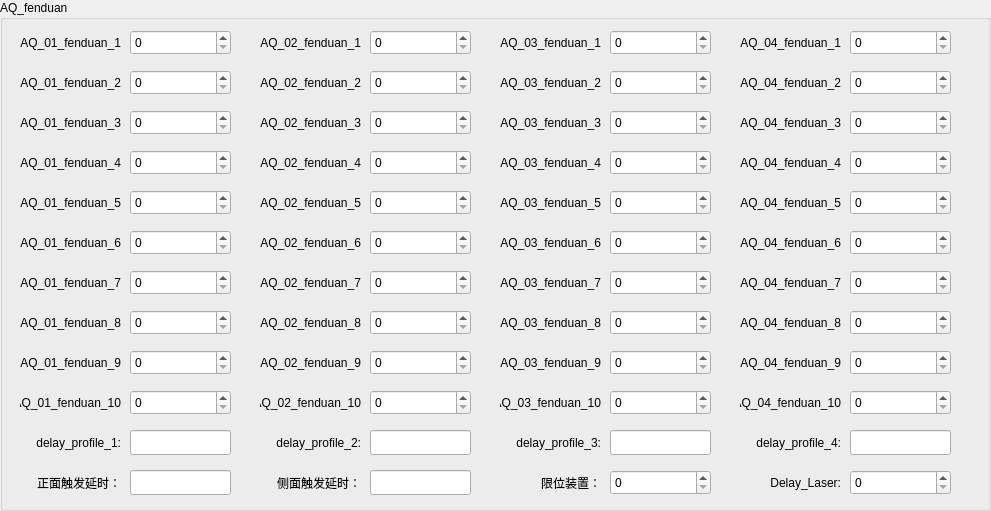
  <widget class="QGroupBox" name="groupBox">
   <property name="geometry">
    <rect>
     <x>20</x>
     <y>160</y>
     <width>991</width>
     <height>511</height>
    </rect>
   </property>
   <property name="title">
    <string>AQ_fenduan</string>
   </property>
   <widget class="QLabel" name="label_52">
    <property name="geometry">
     <rect>
      <x>740</x>
      <y>350</y>
      <width>101</width>
      <height>25</height>
     </rect>
    </property>
    <property name="text">
     <string>AQ_04_fenduan_9</string>
    </property>
    <property name="alignment">
     <set>Qt::AlignRight|Qt::AlignTrailing|Qt::AlignVCenter</set>
    </property>
   </widget>
   <widget class="QLabel" name="label_38">
    <property name="geometry">
     <rect>
      <x>500</x>
      <y>270</y>
      <width>101</width>
      <height>25</height>
     </rect>
    </property>
    <property name="text">
     <string>AQ_03_fenduan_7</string>
    </property>
    <property name="alignment">
     <set>Qt::AlignRight|Qt::AlignTrailing|Qt::AlignVCenter</set>
    </property>
   </widget>
   <widget class="QLabel" name="label_44">
    <property name="geometry">
     <rect>
      <x>740</x>
      <y>390</y>
      <width>101</width>
      <height>25</height>
     </rect>
    </property>
    <property name="text">
     <string>AQ_04_fenduan_10</string>
    </property>
    <property name="alignment">
     <set>Qt::AlignRight|Qt::AlignTrailing|Qt::AlignVCenter</set>
    </property>
   </widget>
   <widget class="QSpinBox" name="AQ_01_fenduan_3_edit">
    <property name="geometry">
     <rect>
      <x>130</x>
      <y>110</y>
      <width>101</width>
      <height>25</height>
     </rect>
    </property>
    <property name="maximum">
     <number>1000000000</number>
    </property>
   </widget>
   <widget class="QSpinBox" name="AQ_02_fenduan_1_edit">
    <property name="geometry">
     <rect>
      <x>370</x>
      <y>30</y>
      <width>101</width>
      <height>25</height>
     </rect>
    </property>
    <property name="maximum">
     <number>1000000000</number>
    </property>
   </widget>
   <widget class="QLabel" name="label_20">
    <property name="geometry">
     <rect>
      <x>20</x>
      <y>230</y>
      <width>101</width>
      <height>25</height>
     </rect>
    </property>
    <property name="text">
     <string>AQ_01_fenduan_6</string>
    </property>
    <property name="alignment">
     <set>Qt::AlignRight|Qt::AlignTrailing|Qt::AlignVCenter</set>
    </property>
   </widget>
   <widget class="QLabel" name="label_49">
    <property name="geometry">
     <rect>
      <x>740</x>
      <y>150</y>
      <width>101</width>
      <height>25</height>
     </rect>
    </property>
    <property name="text">
     <string>AQ_04_fenduan_4</string>
    </property>
    <property name="alignment">
     <set>Qt::AlignRight|Qt::AlignTrailing|Qt::AlignVCenter</set>
    </property>
   </widget>
   <widget class="QSpinBox" name="AQ_04_fenduan_9_edit">
    <property name="geometry">
     <rect>
      <x>850</x>
      <y>350</y>
      <width>101</width>
      <height>25</height>
     </rect>
    </property>
    <property name="maximum">
     <number>1000000000</number>
    </property>
   </widget>
   <widget class="QLabel" name="label_14">
    <property name="geometry">
     <rect>
      <x>20</x>
      <y>70</y>
      <width>101</width>
      <height>25</height>
     </rect>
    </property>
    <property name="text">
     <string>AQ_01_fenduan_2</string>
    </property>
    <property name="alignment">
     <set>Qt::AlignRight|Qt::AlignTrailing|Qt::AlignVCenter</set>
    </property>
   </widget>
   <widget class="QLabel" name="label_16">
    <property name="geometry">
     <rect>
      <x>20</x>
      <y>150</y>
      <width>101</width>
      <height>25</height>
     </rect>
    </property>
    <property name="text">
     <string>AQ_01_fenduan_4</string>
    </property>
    <property name="alignment">
     <set>Qt::AlignRight|Qt::AlignTrailing|Qt::AlignVCenter</set>
    </property>
   </widget>
   <widget class="QSpinBox" name="AQ_04_fenduan_8_edit">
    <property name="geometry">
     <rect>
      <x>850</x>
      <y>310</y>
      <width>101</width>
      <height>25</height>
     </rect>
    </property>
    <property name="maximum">
     <number>1000000000</number>
    </property>
   </widget>
   <widget class="QSpinBox" name="AQ_03_fenduan_8_edit">
    <property name="geometry">
     <rect>
      <x>610</x>
      <y>310</y>
      <width>101</width>
      <height>25</height>
     </rect>
    </property>
    <property name="maximum">
     <number>1000000000</number>
    </property>
   </widget>
   <widget class="QLabel" name="label_36">
    <property name="geometry">
     <rect>
      <x>500</x>
      <y>190</y>
      <width>101</width>
      <height>25</height>
     </rect>
    </property>
    <property name="text">
     <string>AQ_03_fenduan_5</string>
    </property>
    <property name="alignment">
     <set>Qt::AlignRight|Qt::AlignTrailing|Qt::AlignVCenter</set>
    </property>
   </widget>
   <widget class="QSpinBox" name="AQ_03_fenduan_10_edit">
    <property name="geometry">
     <rect>
      <x>610</x>
      <y>390</y>
      <width>101</width>
      <height>25</height>
     </rect>
    </property>
    <property name="maximum">
     <number>1000000000</number>
    </property>
   </widget>
   <widget class="QLabel" name="label_32">
    <property name="geometry">
     <rect>
      <x>260</x>
      <y>230</y>
      <width>101</width>
      <height>25</height>
     </rect>
    </property>
    <property name="text">
     <string>AQ_02_fenduan_6</string>
    </property>
    <property name="alignment">
     <set>Qt::AlignRight|Qt::AlignTrailing|Qt::AlignVCenter</set>
    </property>
   </widget>
   <widget class="QSpinBox" name="AQ_02_fenduan_6_edit">
    <property name="geometry">
     <rect>
      <x>370</x>
      <y>230</y>
      <width>101</width>
      <height>25</height>
     </rect>
    </property>
    <property name="maximum">
     <number>1000000000</number>
    </property>
   </widget>
   <widget class="QLabel" name="label_50">
    <property name="geometry">
     <rect>
      <x>740</x>
      <y>30</y>
      <width>101</width>
      <height>25</height>
     </rect>
    </property>
    <property name="text">
     <string>AQ_04_fenduan_1</string>
    </property>
    <property name="alignment">
     <set>Qt::AlignRight|Qt::AlignTrailing|Qt::AlignVCenter</set>
    </property>
   </widget>
   <widget class="QSpinBox" name="AQ_03_fenduan_6_edit">
    <property name="geometry">
     <rect>
      <x>610</x>
      <y>230</y>
      <width>101</width>
      <height>25</height>
     </rect>
    </property>
    <property name="maximum">
     <number>1000000000</number>
    </property>
   </widget>
   <widget class="QSpinBox" name="AQ_03_fenduan_3_edit">
    <property name="geometry">
     <rect>
      <x>610</x>
      <y>110</y>
      <width>101</width>
      <height>25</height>
     </rect>
    </property>
    <property name="maximum">
     <number>1000000000</number>
    </property>
   </widget>
   <widget class="QSpinBox" name="AQ_01_fenduan_9_edit">
    <property name="geometry">
     <rect>
      <x>130</x>
      <y>350</y>
      <width>101</width>
      <height>25</height>
     </rect>
    </property>
    <property name="maximum">
     <number>1000000000</number>
    </property>
   </widget>
   <widget class="QSpinBox" name="AQ_04_fenduan_3_edit">
    <property name="geometry">
     <rect>
      <x>850</x>
      <y>110</y>
      <width>101</width>
      <height>25</height>
     </rect>
    </property>
    <property name="maximum">
     <number>1000000000</number>
    </property>
   </widget>
   <widget class="QLabel" name="label_26">
    <property name="geometry">
     <rect>
      <x>260</x>
      <y>110</y>
      <width>101</width>
      <height>25</height>
     </rect>
    </property>
    <property name="text">
     <string>AQ_02_fenduan_3</string>
    </property>
    <property name="alignment">
     <set>Qt::AlignRight|Qt::AlignTrailing|Qt::AlignVCenter</set>
    </property>
   </widget>
   <widget class="QSpinBox" name="AQ_02_fenduan_2_edit">
    <property name="geometry">
     <rect>
      <x>370</x>
      <y>70</y>
      <width>101</width>
      <height>25</height>
     </rect>
    </property>
    <property name="maximum">
     <number>1000000000</number>
    </property>
   </widget>
   <widget class="QSpinBox" name="AQ_01_fenduan_10_edit">
    <property name="geometry">
     <rect>
      <x>130</x>
      <y>390</y>
      <width>101</width>
      <height>25</height>
     </rect>
    </property>
    <property name="maximum">
     <number>1000000000</number>
    </property>
   </widget>
   <widget class="QLabel" name="label_17">
    <property name="geometry">
     <rect>
      <x>20</x>
      <y>310</y>
      <width>101</width>
      <height>25</height>
     </rect>
    </property>
    <property name="text">
     <string>AQ_01_fenduan_8</string>
    </property>
    <property name="alignment">
     <set>Qt::AlignRight|Qt::AlignTrailing|Qt::AlignVCenter</set>
    </property>
   </widget>
   <widget class="QSpinBox" name="AQ_02_fenduan_3_edit">
    <property name="geometry">
     <rect>
      <x>370</x>
      <y>110</y>
      <width>101</width>
      <height>25</height>
     </rect>
    </property>
    <property name="maximum">
     <number>1000000000</number>
    </property>
   </widget>
   <widget class="QLabel" name="label_15">
    <property name="geometry">
     <rect>
      <x>20</x>
      <y>110</y>
      <width>101</width>
      <height>25</height>
     </rect>
    </property>
    <property name="text">
     <string>AQ_01_fenduan_3</string>
    </property>
    <property name="alignment">
     <set>Qt::AlignRight|Qt::AlignTrailing|Qt::AlignVCenter</set>
    </property>
   </widget>
   <widget class="QSpinBox" name="AQ_03_fenduan_1_edit">
    <property name="geometry">
     <rect>
      <x>610</x>
      <y>30</y>
      <width>101</width>
      <height>25</height>
     </rect>
    </property>
    <property name="maximum">
     <number>1000000000</number>
    </property>
   </widget>
   <widget class="QLabel" name="label_30">
    <property name="geometry">
     <rect>
      <x>260</x>
      <y>310</y>
      <width>101</width>
      <height>25</height>
     </rect>
    </property>
    <property name="text">
     <string>AQ_02_fenduan_8</string>
    </property>
    <property name="alignment">
     <set>Qt::AlignRight|Qt::AlignTrailing|Qt::AlignVCenter</set>
    </property>
   </widget>
   <widget class="QSpinBox" name="AQ_01_fenduan_1_edit">
    <property name="geometry">
     <rect>
      <x>130</x>
      <y>30</y>
      <width>101</width>
      <height>25</height>
     </rect>
    </property>
    <property name="maximum">
     <number>1000000000</number>
    </property>
   </widget>
   <widget class="QLabel" name="label_34">
    <property name="geometry">
     <rect>
      <x>500</x>
      <y>30</y>
      <width>101</width>
      <height>25</height>
     </rect>
    </property>
    <property name="text">
     <string>AQ_03_fenduan_1</string>
    </property>
    <property name="alignment">
     <set>Qt::AlignRight|Qt::AlignTrailing|Qt::AlignVCenter</set>
    </property>
   </widget>
   <widget class="QSpinBox" name="AQ_04_fenduan_7_edit">
    <property name="geometry">
     <rect>
      <x>850</x>
      <y>270</y>
      <width>101</width>
      <height>25</height>
     </rect>
    </property>
    <property name="maximum">
     <number>1000000000</number>
    </property>
   </widget>
   <widget class="QLabel" name="label_24">
    <property name="geometry">
     <rect>
      <x>260</x>
      <y>150</y>
      <width>101</width>
      <height>25</height>
     </rect>
    </property>
    <property name="text">
     <string>AQ_02_fenduan_4</string>
    </property>
    <property name="alignment">
     <set>Qt::AlignRight|Qt::AlignTrailing|Qt::AlignVCenter</set>
    </property>
   </widget>
   <widget class="QLabel" name="label_22">
    <property name="geometry">
     <rect>
      <x>20</x>
      <y>390</y>
      <width>101</width>
      <height>25</height>
     </rect>
    </property>
    <property name="text">
     <string>AQ_01_fenduan_10</string>
    </property>
    <property name="alignment">
     <set>Qt::AlignRight|Qt::AlignTrailing|Qt::AlignVCenter</set>
    </property>
   </widget>
   <widget class="QSpinBox" name="AQ_04_fenduan_1_edit">
    <property name="geometry">
     <rect>
      <x>850</x>
      <y>30</y>
      <width>101</width>
      <height>25</height>
     </rect>
    </property>
    <property name="maximum">
     <number>1000000000</number>
    </property>
   </widget>
   <widget class="QLabel" name="label_37">
    <property name="geometry">
     <rect>
      <x>500</x>
      <y>350</y>
      <width>101</width>
      <height>25</height>
     </rect>
    </property>
    <property name="text">
     <string>AQ_03_fenduan_9</string>
    </property>
    <property name="alignment">
     <set>Qt::AlignRight|Qt::AlignTrailing|Qt::AlignVCenter</set>
    </property>
   </widget>
   <widget class="QSpinBox" name="AQ_04_fenduan_4_edit">
    <property name="geometry">
     <rect>
      <x>850</x>
      <y>150</y>
      <width>101</width>
      <height>25</height>
     </rect>
    </property>
    <property name="maximum">
     <number>1000000000</number>
    </property>
   </widget>
   <widget class="QSpinBox" name="AQ_02_fenduan_9_edit">
    <property name="geometry">
     <rect>
      <x>370</x>
      <y>350</y>
      <width>101</width>
      <height>25</height>
     </rect>
    </property>
    <property name="maximum">
     <number>1000000000</number>
    </property>
   </widget>
   <widget class="QLabel" name="label_21">
    <property name="geometry">
     <rect>
      <x>20</x>
      <y>350</y>
      <width>101</width>
      <height>25</height>
     </rect>
    </property>
    <property name="text">
     <string>AQ_01_fenduan_9</string>
    </property>
    <property name="alignment">
     <set>Qt::AlignRight|Qt::AlignTrailing|Qt::AlignVCenter</set>
    </property>
   </widget>
   <widget class="QSpinBox" name="AQ_04_fenduan_10_edit">
    <property name="geometry">
     <rect>
      <x>850</x>
      <y>390</y>
      <width>101</width>
      <height>25</height>
     </rect>
    </property>
    <property name="maximum">
     <number>1000000000</number>
    </property>
   </widget>
   <widget class="QLabel" name="label_31">
    <property name="geometry">
     <rect>
      <x>260</x>
      <y>350</y>
      <width>101</width>
      <height>25</height>
     </rect>
    </property>
    <property name="text">
     <string>AQ_02_fenduan_9</string>
    </property>
    <property name="alignment">
     <set>Qt::AlignRight|Qt::AlignTrailing|Qt::AlignVCenter</set>
    </property>
   </widget>
   <widget class="QLabel" name="label_27">
    <property name="geometry">
     <rect>
      <x>260</x>
      <y>390</y>
      <width>101</width>
      <height>25</height>
     </rect>
    </property>
    <property name="text">
     <string>AQ_02_fenduan_10</string>
    </property>
    <property name="alignment">
     <set>Qt::AlignRight|Qt::AlignTrailing|Qt::AlignVCenter</set>
    </property>
   </widget>
   <widget class="QSpinBox" name="AQ_04_fenduan_5_edit">
    <property name="geometry">
     <rect>
      <x>850</x>
      <y>190</y>
      <width>101</width>
      <height>25</height>
     </rect>
    </property>
    <property name="maximum">
     <number>1000000000</number>
    </property>
   </widget>
   <widget class="QLabel" name="label_25">
    <property name="geometry">
     <rect>
      <x>260</x>
      <y>30</y>
      <width>101</width>
      <height>25</height>
     </rect>
    </property>
    <property name="text">
     <string>AQ_02_fenduan_1</string>
    </property>
    <property name="alignment">
     <set>Qt::AlignRight|Qt::AlignTrailing|Qt::AlignVCenter</set>
    </property>
   </widget>
   <widget class="QLabel" name="label_47">
    <property name="geometry">
     <rect>
      <x>740</x>
      <y>190</y>
      <width>101</width>
      <height>25</height>
     </rect>
    </property>
    <property name="text">
     <string>AQ_04_fenduan_5</string>
    </property>
    <property name="alignment">
     <set>Qt::AlignRight|Qt::AlignTrailing|Qt::AlignVCenter</set>
    </property>
   </widget>
   <widget class="QSpinBox" name="AQ_01_fenduan_5_edit">
    <property name="geometry">
     <rect>
      <x>130</x>
      <y>190</y>
      <width>101</width>
      <height>25</height>
     </rect>
    </property>
    <property name="maximum">
     <number>1000000000</number>
    </property>
   </widget>
   <widget class="QLabel" name="label_39">
    <property name="geometry">
     <rect>
      <x>500</x>
      <y>310</y>
      <width>101</width>
      <height>25</height>
     </rect>
    </property>
    <property name="text">
     <string>AQ_03_fenduan_8</string>
    </property>
    <property name="alignment">
     <set>Qt::AlignRight|Qt::AlignTrailing|Qt::AlignVCenter</set>
    </property>
   </widget>
   <widget class="QSpinBox" name="AQ_01_fenduan_2_edit">
    <property name="geometry">
     <rect>
      <x>130</x>
      <y>70</y>
      <width>101</width>
      <height>25</height>
     </rect>
    </property>
    <property name="maximum">
     <number>1000000000</number>
    </property>
   </widget>
   <widget class="QLabel" name="label_42">
    <property name="geometry">
     <rect>
      <x>500</x>
      <y>70</y>
      <width>101</width>
      <height>25</height>
     </rect>
    </property>
    <property name="text">
     <string>AQ_03_fenduan_2</string>
    </property>
    <property name="alignment">
     <set>Qt::AlignRight|Qt::AlignTrailing|Qt::AlignVCenter</set>
    </property>
   </widget>
   <widget class="QSpinBox" name="AQ_01_fenduan_6_edit">
    <property name="geometry">
     <rect>
      <x>130</x>
      <y>230</y>
      <width>101</width>
      <height>25</height>
     </rect>
    </property>
    <property name="maximum">
     <number>1000000000</number>
    </property>
   </widget>
   <widget class="QSpinBox" name="AQ_03_fenduan_9_edit">
    <property name="geometry">
     <rect>
      <x>610</x>
      <y>350</y>
      <width>101</width>
      <height>25</height>
     </rect>
    </property>
    <property name="maximum">
     <number>1000000000</number>
    </property>
   </widget>
   <widget class="QLabel" name="label_29">
    <property name="geometry">
     <rect>
      <x>260</x>
      <y>70</y>
      <width>101</width>
      <height>25</height>
     </rect>
    </property>
    <property name="text">
     <string>AQ_02_fenduan_2</string>
    </property>
    <property name="alignment">
     <set>Qt::AlignRight|Qt::AlignTrailing|Qt::AlignVCenter</set>
    </property>
   </widget>
   <widget class="QSpinBox" name="AQ_01_fenduan_8_edit">
    <property name="geometry">
     <rect>
      <x>130</x>
      <y>310</y>
      <width>101</width>
      <height>25</height>
     </rect>
    </property>
    <property name="maximum">
     <number>1000000000</number>
    </property>
   </widget>
   <widget class="QLabel" name="label_28">
    <property name="geometry">
     <rect>
      <x>260</x>
      <y>270</y>
      <width>101</width>
      <height>25</height>
     </rect>
    </property>
    <property name="text">
     <string>AQ_02_fenduan_7</string>
    </property>
    <property name="alignment">
     <set>Qt::AlignRight|Qt::AlignTrailing|Qt::AlignVCenter</set>
    </property>
   </widget>
   <widget class="QLabel" name="label_41">
    <property name="geometry">
     <rect>
      <x>500</x>
      <y>390</y>
      <width>101</width>
      <height>25</height>
     </rect>
    </property>
    <property name="text">
     <string>AQ_03_fenduan_10</string>
    </property>
    <property name="alignment">
     <set>Qt::AlignRight|Qt::AlignTrailing|Qt::AlignVCenter</set>
    </property>
   </widget>
   <widget class="QLabel" name="label_23">
    <property name="geometry">
     <rect>
      <x>260</x>
      <y>190</y>
      <width>101</width>
      <height>25</height>
     </rect>
    </property>
    <property name="text">
     <string>AQ_02_fenduan_5</string>
    </property>
    <property name="alignment">
     <set>Qt::AlignRight|Qt::AlignTrailing|Qt::AlignVCenter</set>
    </property>
   </widget>
   <widget class="QSpinBox" name="AQ_02_fenduan_5_edit">
    <property name="geometry">
     <rect>
      <x>370</x>
      <y>190</y>
      <width>101</width>
      <height>25</height>
     </rect>
    </property>
    <property name="maximum">
     <number>1000000000</number>
    </property>
   </widget>
   <widget class="QSpinBox" name="AQ_02_fenduan_7_edit">
    <property name="geometry">
     <rect>
      <x>370</x>
      <y>270</y>
      <width>101</width>
      <height>25</height>
     </rect>
    </property>
    <property name="maximum">
     <number>1000000000</number>
    </property>
   </widget>
   <widget class="QSpinBox" name="AQ_02_fenduan_4_edit">
    <property name="geometry">
     <rect>
      <x>370</x>
      <y>150</y>
      <width>101</width>
      <height>25</height>
     </rect>
    </property>
    <property name="maximum">
     <number>1000000000</number>
    </property>
   </widget>
   <widget class="QLabel" name="label_46">
    <property name="geometry">
     <rect>
      <x>740</x>
      <y>310</y>
      <width>101</width>
      <height>25</height>
     </rect>
    </property>
    <property name="text">
     <string>AQ_04_fenduan_8</string>
    </property>
    <property name="alignment">
     <set>Qt::AlignRight|Qt::AlignTrailing|Qt::AlignVCenter</set>
    </property>
   </widget>
   <widget class="QLabel" name="label_13">
    <property name="geometry">
     <rect>
      <x>20</x>
      <y>30</y>
      <width>101</width>
      <height>25</height>
     </rect>
    </property>
    <property name="text">
     <string>AQ_01_fenduan_1</string>
    </property>
    <property name="alignment">
     <set>Qt::AlignRight|Qt::AlignTrailing|Qt::AlignVCenter</set>
    </property>
   </widget>
   <widget class="QLabel" name="label_43">
    <property name="geometry">
     <rect>
      <x>740</x>
      <y>70</y>
      <width>101</width>
      <height>25</height>
     </rect>
    </property>
    <property name="text">
     <string>AQ_04_fenduan_2</string>
    </property>
    <property name="alignment">
     <set>Qt::AlignRight|Qt::AlignTrailing|Qt::AlignVCenter</set>
    </property>
   </widget>
   <widget class="QLabel" name="label_51">
    <property name="geometry">
     <rect>
      <x>740</x>
      <y>270</y>
      <width>101</width>
      <height>25</height>
     </rect>
    </property>
    <property name="text">
     <string>AQ_04_fenduan_7</string>
    </property>
    <property name="alignment">
     <set>Qt::AlignRight|Qt::AlignTrailing|Qt::AlignVCenter</set>
    </property>
   </widget>
   <widget class="QLabel" name="label_45">
    <property name="geometry">
     <rect>
      <x>740</x>
      <y>110</y>
      <width>101</width>
      <height>25</height>
     </rect>
    </property>
    <property name="text">
     <string>AQ_04_fenduan_3</string>
    </property>
    <property name="alignment">
     <set>Qt::AlignRight|Qt::AlignTrailing|Qt::AlignVCenter</set>
    </property>
   </widget>
   <widget class="QLabel" name="label_35">
    <property name="geometry">
     <rect>
      <x>500</x>
      <y>150</y>
      <width>101</width>
      <height>25</height>
     </rect>
    </property>
    <property name="text">
     <string>AQ_03_fenduan_4</string>
    </property>
    <property name="alignment">
     <set>Qt::AlignRight|Qt::AlignTrailing|Qt::AlignVCenter</set>
    </property>
   </widget>
   <widget class="QSpinBox" name="AQ_02_fenduan_10_edit">
    <property name="geometry">
     <rect>
      <x>370</x>
      <y>390</y>
      <width>101</width>
      <height>25</height>
     </rect>
    </property>
    <property name="maximum">
     <number>1000000000</number>
    </property>
   </widget>
   <widget class="QLabel" name="label_33">
    <property name="geometry">
     <rect>
      <x>500</x>
      <y>230</y>
      <width>101</width>
      <height>25</height>
     </rect>
    </property>
    <property name="text">
     <string>AQ_03_fenduan_6</string>
    </property>
    <property name="alignment">
     <set>Qt::AlignRight|Qt::AlignTrailing|Qt::AlignVCenter</set>
    </property>
   </widget>
   <widget class="QSpinBox" name="AQ_03_fenduan_7_edit">
    <property name="geometry">
     <rect>
      <x>610</x>
      <y>270</y>
      <width>101</width>
      <height>25</height>
     </rect>
    </property>
    <property name="maximum">
     <number>1000000000</number>
    </property>
   </widget>
   <widget class="QLabel" name="label_40">
    <property name="geometry">
     <rect>
      <x>500</x>
      <y>110</y>
      <width>101</width>
      <height>25</height>
     </rect>
    </property>
    <property name="text">
     <string>AQ_03_fenduan_3</string>
    </property>
    <property name="alignment">
     <set>Qt::AlignRight|Qt::AlignTrailing|Qt::AlignVCenter</set>
    </property>
   </widget>
   <widget class="QSpinBox" name="AQ_02_fenduan_8_edit">
    <property name="geometry">
     <rect>
      <x>370</x>
      <y>310</y>
      <width>101</width>
      <height>25</height>
     </rect>
    </property>
    <property name="maximum">
     <number>1000000000</number>
    </property>
   </widget>
   <widget class="QLabel" name="label_18">
    <property name="geometry">
     <rect>
      <x>20</x>
      <y>270</y>
      <width>101</width>
      <height>25</height>
     </rect>
    </property>
    <property name="text">
     <string>AQ_01_fenduan_7</string>
    </property>
    <property name="alignment">
     <set>Qt::AlignRight|Qt::AlignTrailing|Qt::AlignVCenter</set>
    </property>
   </widget>
   <widget class="QSpinBox" name="AQ_03_fenduan_2_edit">
    <property name="geometry">
     <rect>
      <x>610</x>
      <y>70</y>
      <width>101</width>
      <height>25</height>
     </rect>
    </property>
    <property name="maximum">
     <number>1000000000</number>
    </property>
   </widget>
   <widget class="QLabel" name="label_19">
    <property name="geometry">
     <rect>
      <x>20</x>
      <y>190</y>
      <width>101</width>
      <height>25</height>
     </rect>
    </property>
    <property name="text">
     <string>AQ_01_fenduan_5</string>
    </property>
    <property name="alignment">
     <set>Qt::AlignRight|Qt::AlignTrailing|Qt::AlignVCenter</set>
    </property>
   </widget>
   <widget class="QSpinBox" name="AQ_03_fenduan_5_edit">
    <property name="geometry">
     <rect>
      <x>610</x>
      <y>190</y>
      <width>101</width>
      <height>25</height>
     </rect>
    </property>
    <property name="maximum">
     <number>1000000000</number>
    </property>
   </widget>
   <widget class="QSpinBox" name="AQ_01_fenduan_4_edit">
    <property name="geometry">
     <rect>
      <x>130</x>
      <y>150</y>
      <width>101</width>
      <height>25</height>
     </rect>
    </property>
    <property name="maximum">
     <number>1000000000</number>
    </property>
   </widget>
   <widget class="QSpinBox" name="AQ_03_fenduan_4_edit">
    <property name="geometry">
     <rect>
      <x>610</x>
      <y>150</y>
      <width>101</width>
      <height>25</height>
     </rect>
    </property>
    <property name="maximum">
     <number>1000000000</number>
    </property>
   </widget>
   <widget class="QLabel" name="label_48">
    <property name="geometry">
     <rect>
      <x>740</x>
      <y>230</y>
      <width>101</width>
      <height>25</height>
     </rect>
    </property>
    <property name="text">
     <string>AQ_04_fenduan_6</string>
    </property>
    <property name="alignment">
     <set>Qt::AlignRight|Qt::AlignTrailing|Qt::AlignVCenter</set>
    </property>
   </widget>
   <widget class="QSpinBox" name="AQ_01_fenduan_7_edit">
    <property name="geometry">
     <rect>
      <x>130</x>
      <y>270</y>
      <width>101</width>
      <height>25</height>
     </rect>
    </property>
    <property name="maximum">
     <number>1000000000</number>
    </property>
   </widget>
   <widget class="QSpinBox" name="AQ_04_fenduan_6_edit">
    <property name="geometry">
     <rect>
      <x>850</x>
      <y>230</y>
      <width>101</width>
      <height>25</height>
     </rect>
    </property>
    <property name="maximum">
     <number>1000000000</number>
    </property>
   </widget>
   <widget class="QSpinBox" name="AQ_04_fenduan_2_edit">
    <property name="geometry">
     <rect>
      <x>850</x>
      <y>70</y>
      <width>101</width>
      <height>25</height>
     </rect>
    </property>
    <property name="maximum">
     <number>1000000000</number>
    </property>
   </widget>
   <widget class="QLabel" name="label_54">
    <property name="geometry">
     <rect>
      <x>20</x>
      <y>430</y>
      <width>101</width>
      <height>25</height>
     </rect>
    </property>
    <property name="text">
     <string>delay_profile_1:</string>
    </property>
    <property name="alignment">
     <set>Qt::AlignRight|Qt::AlignTrailing|Qt::AlignVCenter</set>
    </property>
   </widget>
   <widget class="QLineEdit" name="delay_profile_1_edit">
    <property name="geometry">
     <rect>
      <x>130</x>
      <y>430</y>
      <width>101</width>
      <height>25</height>
     </rect>
    </property>
   </widget>
   <widget class="QLabel" name="label_55">
    <property name="geometry">
     <rect>
      <x>260</x>
      <y>430</y>
      <width>101</width>
      <height>25</height>
     </rect>
    </property>
    <property name="text">
     <string>delay_profile_2:</string>
    </property>
    <property name="alignment">
     <set>Qt::AlignRight|Qt::AlignTrailing|Qt::AlignVCenter</set>
    </property>
   </widget>
   <widget class="QLineEdit" name="delay_profile_2_edit">
    <property name="geometry">
     <rect>
      <x>370</x>
      <y>430</y>
      <width>101</width>
      <height>25</height>
     </rect>
    </property>
   </widget>
   <widget class="QLabel" name="label_56">
    <property name="geometry">
     <rect>
      <x>500</x>
      <y>430</y>
      <width>101</width>
      <height>25</height>
     </rect>
    </property>
    <property name="text">
     <string>delay_profile_3:</string>
    </property>
    <property name="alignment">
     <set>Qt::AlignRight|Qt::AlignTrailing|Qt::AlignVCenter</set>
    </property>
   </widget>
   <widget class="QLineEdit" name="delay_profile_4_edit">
    <property name="geometry">
     <rect>
      <x>850</x>
      <y>430</y>
      <width>101</width>
      <height>25</height>
     </rect>
    </property>
   </widget>
   <widget class="QLineEdit" name="delay_profile_3_edit">
    <property name="geometry">
     <rect>
      <x>610</x>
      <y>430</y>
      <width>101</width>
      <height>25</height>
     </rect>
    </property>
   </widget>
   <widget class="QLabel" name="label_57">
    <property name="geometry">
     <rect>
      <x>740</x>
      <y>430</y>
      <width>101</width>
      <height>25</height>
     </rect>
    </property>
    <property name="text">
     <string>delay_profile_4:</string>
    </property>
    <property name="alignment">
     <set>Qt::AlignRight|Qt::AlignTrailing|Qt::AlignVCenter</set>
    </property>
   </widget>
   <widget class="QLabel" name="label_58">
    <property name="geometry">
     <rect>
      <x>500</x>
      <y>470</y>
      <width>101</width>
      <height>25</height>
     </rect>
    </property>
    <property name="text">
     <string>限位装置：</string>
    </property>
    <property name="alignment">
     <set>Qt::AlignRight|Qt::AlignTrailing|Qt::AlignVCenter</set>
    </property>
   </widget>
   <widget class="QSpinBox" name="xianwei_edit">
    <property name="geometry">
     <rect>
      <x>610</x>
      <y>470</y>
      <width>101</width>
      <height>25</height>
     </rect>
    </property>
    <property name="maximum">
     <number>1000000000</number>
    </property>
   </widget>
   <widget class="QLabel" name="label_59">
    <property name="geometry">
     <rect>
      <x>20</x>
      <y>470</y>
      <width>101</width>
      <height>25</height>
     </rect>
    </property>
    <property name="text">
     <string>正面触发延时：</string>
    </property>
    <property name="alignment">
     <set>Qt::AlignRight|Qt::AlignTrailing|Qt::AlignVCenter</set>
    </property>
   </widget>
   <widget class="QLabel" name="label_60">
    <property name="geometry">
     <rect>
      <x>260</x>
      <y>470</y>
      <width>101</width>
      <height>25</height>
     </rect>
    </property>
    <property name="text">
     <string>侧面触发延时：</string>
    </property>
    <property name="alignment">
     <set>Qt::AlignRight|Qt::AlignTrailing|Qt::AlignVCenter</set>
    </property>
   </widget>
   <widget class="QLineEdit" name="side_trigger_delay_edit">
    <property name="geometry">
     <rect>
      <x>370</x>
      <y>470</y>
      <width>101</width>
      <height>25</height>
     </rect>
    </property>
   </widget>
   <widget class="QLineEdit" name="front_trigger_delay_edit">
    <property name="geometry">
     <rect>
      <x>130</x>
      <y>470</y>
      <width>101</width>
      <height>25</height>
     </rect>
    </property>
   </widget>
   <widget class="QSpinBox" name="delay_laser_edit">
    <property name="geometry">
     <rect>
      <x>850</x>
      <y>470</y>
      <width>101</width>
      <height>25</height>
     </rect>
    </property>
    <property name="maximum">
     <number>1000000000</number>
    </property>
   </widget>
   <widget class="QLabel" name="label_61">
    <property name="geometry">
     <rect>
      <x>740</x>
      <y>470</y>
      <width>101</width>
      <height>25</height>
     </rect>
    </property>
    <property name="text">
     <string>Delay_Laser:</string>
    </property>
    <property name="alignment">
     <set>Qt::AlignRight|Qt::AlignTrailing|Qt::AlignVCenter</set>
    </property>
   </widget>
  </widget>
